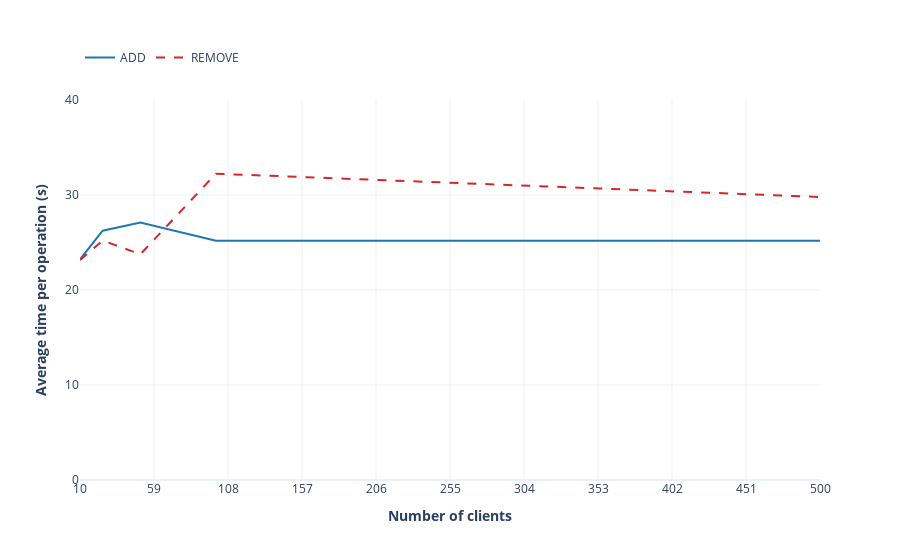

Here is the notebook cell this chart was saved with:
### Markdown cell above
### Comparing add & remove operations. Average times

### Code cell
add = [23.230, 26.241, 27.111, 25.182, 25.192]
remove = [23.160, 25.206, 23.766, 32.241, 29.789]

clientAddAndRemove(add, remove)

### Figure 1 — Plotly figure (JSON) as saved in the notebook; plotly's stock layout.template omitted (floating-point values rounded to 4 significant figures)
{"data": [{"line": {"color": "#1f77b4"}, "mode": "lines", "name": "ADD", "type": "scatter", "x": [10, 25, 50, 100, 500], "y": [23.23, 26.24, 27.11, 25.18, 25.19]}, {"line": {"color": "#d62728", "dash": "dash"}, "mode": "lines", "name": "REMOVE", "type": "scatter", "x": [10, 25, 50, 100, 500], "y": [23.16, 25.21, 23.77, 32.24, 29.79]}], "layout": {"legend": {"orientation": "h", "y": 1.15}, "xaxis": {"dtick": 49, "range": [10, 500], "tick0": 10, "title": {"text": "<b>Number of clients</b>"}}, "yaxis": {"dtick": 10, "range": [0, 40], "tick0": 0, "title": {"text": "<b>Average time per operation (s)</b>"}}}}
